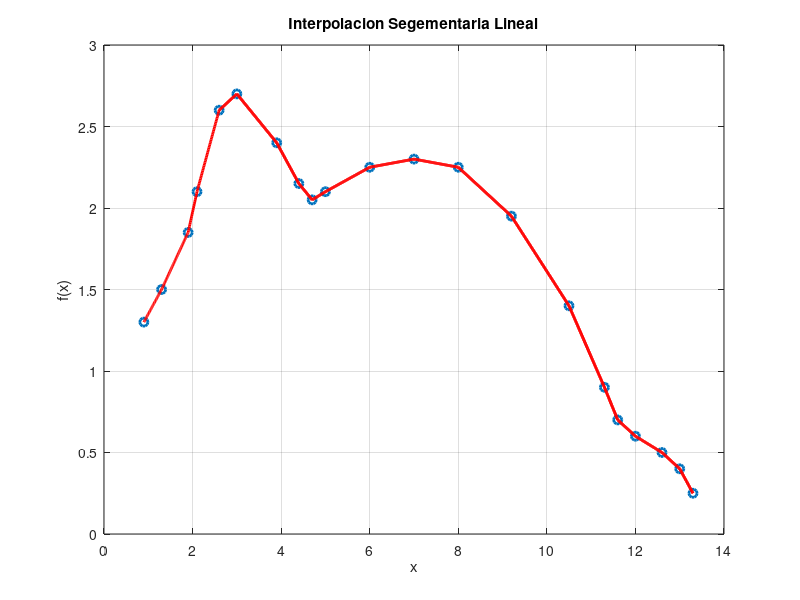
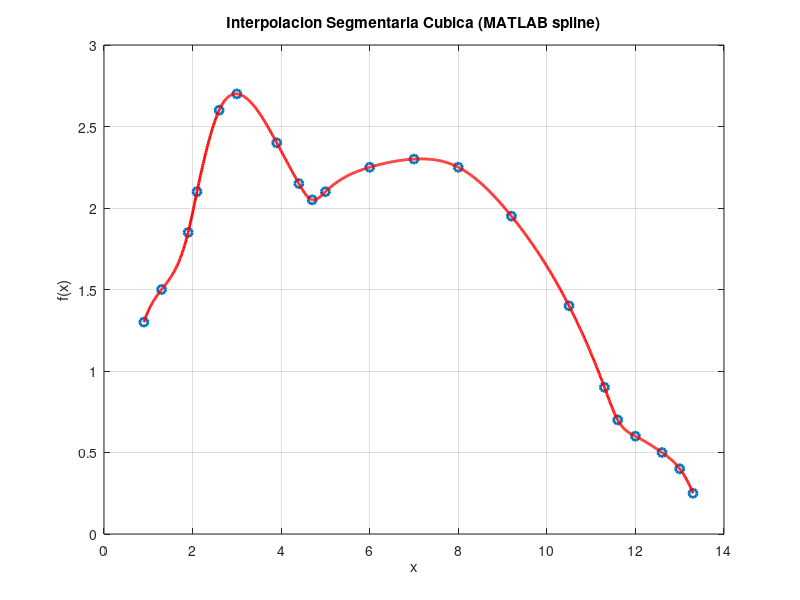

The MATLAB source for these figures, in order:
clear;
close all;
clc;

xt=[0.9, 1.3, 1.9, 2.1, 2.6, 3.0, 3.9, 4.4, 4.7, 5.0, 6.0, 7.0, 8.0,...
    9.2, 10.5, 11.3, 11.6, 12.0, 12.6, 13.0, 13.3];
f_x=[1.3, 1.5, 1.85, 2.1, 2.6, 2.7, 2.4, 2.15, 2.05, 2.1, 2.25, 2.3, ...
    2.25, 1.95, 1.4, 0.9, 0.7, 0.6, 0.5, 0.4, 0.25];


plot(xt,f_x,'o','LineWidth',2);
title('Interpolacion Segementaria Lineal');
xlabel('x');
ylabel('f(x)');
grid on;
len=length(xt); 

for n=1:len-1
    m = (f_x(n+1)-f_x(n))/(xt(n+1)-xt(n));
    x=xt(n):0.01:xt(n+1);
    fx_=f_x(n)+m*(x-xt(n));
    hold on;
    plot(x,fx_,'r','Linewidth',2);
    if n > 4
        plot(x,fx_,'r','Linewidth',2);
    end
    
    pause(1);
end

figure;
plot(xt,f_x,'o','LineWidth',2);
title('Interpolacion Segmentaria Cubica (MATLAB spline)');
xlabel('x');
ylabel('f(x)');
grid on;
axis = ([0 14 0 2]);
hold on;

x_dense = xt(1):0.01:xt(end);
f_spline = spline(xt, f_x, x_dense);

plot(x_dense, f_spline, 'r', 'LineWidth',2);
